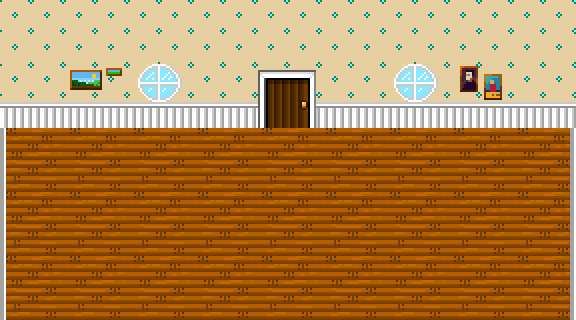

Tiled map render using the project's own tile images. Description and the whole map definition, tile-layer contents included, below:
An orthogonal 9x5 tile map with 64x64 px tiles, 1 tile layer (Tile Layer 1) and 5 objects (BrandySpawn, ShlurSpawn, toVillage, HouseSpawn).

<map version="1.10" tiledversion="1.12.2" orientation="orthogonal" renderorder="right-down" width="9" height="5" tilewidth="64" tileheight="64" infinite="0" nextlayerid="4" nextobjectid="6">
 <tileset firstgid="1" source="House.tsx" />
 <layer id="1" name="Tile Layer 1" width="9" height="5">
  <data encoding="csv">
1,1,1,1,1,1,1,1,1,
2,9,14,2,7,2,14,10,2,
16,6,6,6,6,6,6,6,12,
16,6,6,6,6,6,6,6,12,
16,6,6,6,6,6,6,6,12
</data>
 </layer>
 <objectgroup id="2" name="collisions">
  <object id="1" x="0.0391787" y="0.220997" width="575.736" height="127.568" />
 </objectgroup>
 <objectgroup id="3" name="spawns">
  <object id="2" name="BrandySpawn" x="471.333" y="130" width="64" height="64" />
  <object id="3" name="ShlurSpawn" x="415.5" y="136.167" width="64" height="64" />
  <object id="4" name="toVillage" x="255.667" y="127.666" width="64" height="56.6667" />
  <object id="5" name="HouseSpawn" x="93" y="156" width="64" height="56.6667" />
 </objectgroup>
</map>
